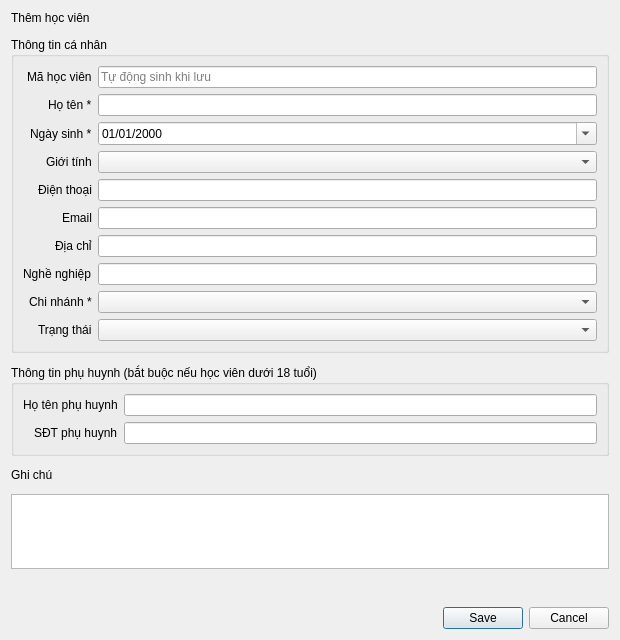
<?xml version="1.0" encoding="UTF-8"?>
<ui version="4.0">
 <class>HocVienFormDialog</class>
 <widget class="QDialog" name="HocVienFormDialog">
  <property name="geometry">
   <rect>
    <x>0</x>
    <y>0</y>
    <width>620</width>
    <height>640</height>
   </rect>
  </property>
  <property name="windowTitle">
   <string>Thông tin học viên</string>
  </property>
  <layout class="QVBoxLayout" name="verticalLayout">
   <property name="spacing">
    <number>12</number>
   </property>
   <item>
    <widget class="QLabel" name="tieuDeLabel">
     <property name="text">
      <string>Thêm học viên</string>
     </property>
    </widget>
   </item>
   <item>
    <widget class="QGroupBox" name="thongTinGroup">
     <property name="title">
      <string>Thông tin cá nhân</string>
     </property>
     <layout class="QFormLayout" name="formThongTin">
      <property name="labelAlignment">
       <set>Qt::AlignRight|Qt::AlignVCenter</set>
      </property>
      <item row="0" column="0">
       <widget class="QLabel" name="maLabel">
        <property name="text">
         <string>Mã học viên</string>
        </property>
       </widget>
      </item>
      <item row="0" column="1">
       <widget class="QLineEdit" name="maEdit">
        <property name="readOnly">
         <bool>true</bool>
        </property>
        <property name="placeholderText">
         <string>Tự động sinh khi lưu</string>
        </property>
       </widget>
      </item>
      <item row="1" column="0">
       <widget class="QLabel" name="hoTenLabel">
        <property name="text">
         <string>Họ tên *</string>
        </property>
       </widget>
      </item>
      <item row="1" column="1">
       <widget class="QLineEdit" name="hoTenEdit">
        <property name="maxLength">
         <number>100</number>
        </property>
       </widget>
      </item>
      <item row="2" column="0">
       <widget class="QLabel" name="ngaySinhLabel">
        <property name="text">
         <string>Ngày sinh *</string>
        </property>
       </widget>
      </item>
      <item row="2" column="1">
       <widget class="QDateEdit" name="ngaySinhEdit">
        <property name="displayFormat">
         <string>dd/MM/yyyy</string>
        </property>
        <property name="calendarPopup">
         <bool>true</bool>
        </property>
       </widget>
      </item>
      <item row="3" column="0">
       <widget class="QLabel" name="gioiTinhLabel">
        <property name="text">
         <string>Giới tính</string>
        </property>
       </widget>
      </item>
      <item row="3" column="1">
       <widget class="QComboBox" name="gioiTinhCombo"/>
      </item>
      <item row="4" column="0">
       <widget class="QLabel" name="sdtLabel">
        <property name="text">
         <string>Điện thoại</string>
        </property>
       </widget>
      </item>
      <item row="4" column="1">
       <widget class="QLineEdit" name="sdtEdit">
        <property name="maxLength">
         <number>11</number>
        </property>
       </widget>
      </item>
      <item row="5" column="0">
       <widget class="QLabel" name="emailLabel">
        <property name="text">
         <string>Email</string>
        </property>
       </widget>
      </item>
      <item row="5" column="1">
       <widget class="QLineEdit" name="emailEdit"/>
      </item>
      <item row="6" column="0">
       <widget class="QLabel" name="diaChiLabel">
        <property name="text">
         <string>Địa chỉ</string>
        </property>
       </widget>
      </item>
      <item row="6" column="1">
       <widget class="QLineEdit" name="diaChiEdit"/>
      </item>
      <item row="7" column="0">
       <widget class="QLabel" name="ngheNghiepLabel">
        <property name="text">
         <string>Nghề nghiệp</string>
        </property>
       </widget>
      </item>
      <item row="7" column="1">
       <widget class="QLineEdit" name="ngheNghiepEdit"/>
      </item>
      <item row="8" column="0">
       <widget class="QLabel" name="chiNhanhLabel">
        <property name="text">
         <string>Chi nhánh *</string>
        </property>
       </widget>
      </item>
      <item row="8" column="1">
       <widget class="QComboBox" name="chiNhanhCombo"/>
      </item>
      <item row="9" column="0">
       <widget class="QLabel" name="trangThaiLabel">
        <property name="text">
         <string>Trạng thái</string>
        </property>
       </widget>
      </item>
      <item row="9" column="1">
       <widget class="QComboBox" name="trangThaiCombo"/>
      </item>
     </layout>
    </widget>
   </item>
   <item>
    <widget class="QGroupBox" name="phuHuynhGroup">
     <property name="title">
      <string>Thông tin phụ huynh (bắt buộc nếu học viên dưới 18 tuổi)</string>
     </property>
     <layout class="QFormLayout" name="formPhuHuynh">
      <property name="labelAlignment">
       <set>Qt::AlignRight|Qt::AlignVCenter</set>
      </property>
      <item row="0" column="0">
       <widget class="QLabel" name="tenPhuHuynhLabel">
        <property name="text">
         <string>Họ tên phụ huynh</string>
        </property>
       </widget>
      </item>
      <item row="0" column="1">
       <widget class="QLineEdit" name="tenPhuHuynhEdit"/>
      </item>
      <item row="1" column="0">
       <widget class="QLabel" name="sdtPhuHuynhLabel">
        <property name="text">
         <string>SĐT phụ huynh</string>
        </property>
       </widget>
      </item>
      <item row="1" column="1">
       <widget class="QLineEdit" name="sdtPhuHuynhEdit">
        <property name="maxLength">
         <number>11</number>
        </property>
       </widget>
      </item>
     </layout>
    </widget>
   </item>
   <item>
    <widget class="QLabel" name="ghiChuLabel">
     <property name="text">
      <string>Ghi chú</string>
     </property>
    </widget>
   </item>
   <item>
    <widget class="QPlainTextEdit" name="ghiChuEdit">
     <property name="maximumHeight">
      <number>70</number>
     </property>
    </widget>
   </item>
   <item>
    <widget class="QLabel" name="loiLabel">
     <property name="wordWrap">
      <bool>true</bool>
     </property>
    </widget>
   </item>
   <item>
    <widget class="QDialogButtonBox" name="buttonBox">
     <property name="standardButtons">
      <set>QDialogButtonBox::Cancel|QDialogButtonBox::Save</set>
     </property>
    </widget>
   </item>
  </layout>
 </widget>
 <resources/>
 <connections/>
</ui>
